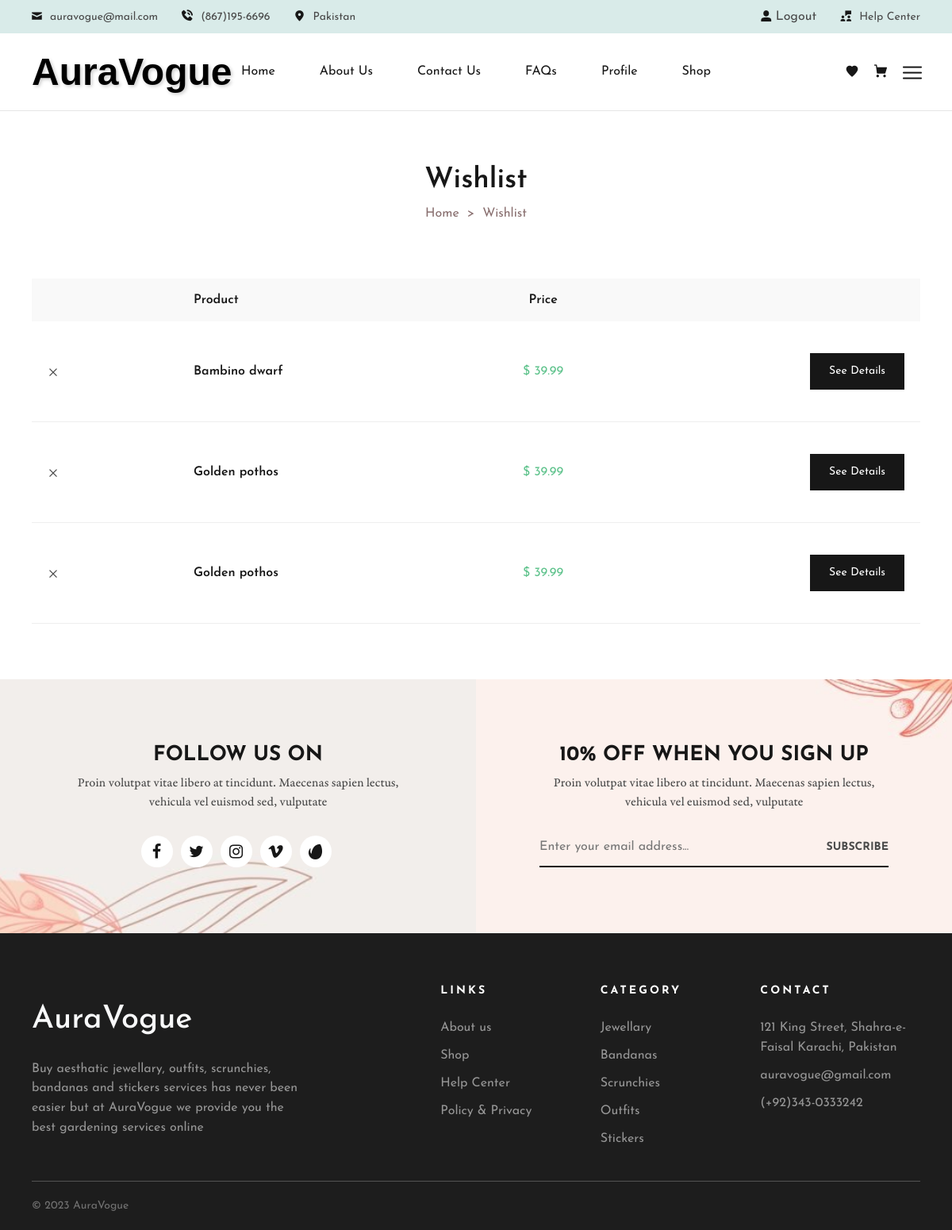
Page /wishlist.php (signed in) on the committed database.
### tables this page shows
CREATE TABLE `products` (
  `productID` int(11) NOT NULL,
  `productName` varchar(225) DEFAULT NULL,
  `productDescription` varchar(225) DEFAULT NULL,
  `productPrice` varchar(225) DEFAULT NULL,
  `productImage` varchar(225) DEFAULT NULL,
  `productStock` varchar(255) NOT NULL,
  `categoryID` int(11) DEFAULT NULL
);

### wishlist.php (the view, shortened to what this page needs)
<?php
include("./components/header.php");
?>
<main>
    <div class="breadcrumb-section">
        <div class="container-fluid custom-container">
            <div class="breadcrumb-wrapper text-center">
                <h2 class="breadcrumb-wrapper__title">Wishlist</h2>
                <ul class="breadcrumb-wrapper__items justify-content-center">
                    <li><a href="index.html">Home</a></li>
                    <li><span>Wishlist</span></li>
                </ul>
            </div>
        </div>
    </div>
    <div class="wishlist-section section-padding-2">
        <div class="container-fluid custom-container">
            <div class="wishlist-table">
                <table class="table">
                    <thead>
                        <tr>
                            <th class="product-remove">&nbsp;</th>
                            <th class="product-thumbnail">&nbsp;</th>
                            <th class="product-name">Product</th>
                            <th class="product-price text-md-center">
                                Price
                            </th>
                            <th class="product-action text-md-end"></th>
                        </tr>
                    </thead>
                    <tbody>
                        <?php
                        if (isset($_SESSION['USER'])) {
                            $user = $_SESSION['USER'];
                            foreach ($user as $user) {
                                $userID = $user['userID'];
                            }
                        }
                        ?>
                        <?php
                        $query = $pdo->prepare("Select * from wishlist where customerID = :userId");
                        $query->bindParam("userId", $userID);
                        $query->execute();
                        $result = $query->fetchAll(PDO::FETCH_ASSOC);
                        foreach ($result as $row) {
                            $getWishlistProductId = $row['wishlistProductID'];
                            $query = $pdo->prepare("Select * from products where productID = :wishlistProductID");
                            $query->bindParam("wishlistProductID", $getWishlistProductId);
                            $query->execute();
                            $wishlistData = $query->fetchAll(PDO::FETCH_ASSOC);
                            foreach ($wishlistData as $data) {
                                ?>
                                <tr class="wishlist-item">
                                    <td class="product-remove">
                                        <a href="?removeFromWishlist=<?php echo $row['wishlistProductID'] ?>"
                                            class="remove">×</a>
                                    </td>
                                    <td class="product-image">
                                    </td>
                                    <td class="product-name">
                                        <a href="product-single.html">
                                            <?php echo $data['productName'] ?>
                                        </a>
                                    </td>
                                    <td class="product-price text-md-center" data-title="Price">
                                        <span>
                                            <ins>$
                                                <?php echo $data['productPrice'] ?>
                                            </ins>
                                        </span>
                                    </td>
                                    <td class="product-action text-md-end">
                                        <a href="product-single.php?id=<?php echo $data['productID'] ?>" class="wishlist-table__btn btn">
                                            See Details
                                        </a>
                                    </td>
                                </tr>
                                <?php
                            }
                        }
                        ?>
                    </tbody>
                </table>
            </div>
        </div>
    </div>
    <div class="newsletter-section">
        <div class="newsletter-left" style="background-image: url(assets/images/newsletter-bg-1.jpg)">
            <div class="newsletter-wrapper text-center">
                <h4 class="newsletter-wrapper__title">Follow us on</h4>
                <p>
                    Proin volutpat vitae libero at tincidunt. Maecenas sapien
                    lectus, vehicula vel euismod sed, vulputate
                </p>
                <div class="newsletter-social">
                    <ul class="newsletter-social__list">
                        <li>
                            <a href="#" aria-label="facebook">
                                <i class="lastudioicon-b-facebook"></i>
                            </a>
                        </li>
                        <li>
                            <a href="#" aria-label="twitter">
                                <i class="lastudioicon-b-twitter"></i>
                            </a>
                        </li>
                        <li>
                            <a href="#" aria-label="instagram">
                                <i class="lastudioicon-b-instagram"></i>
                            </a>
                        </li>
                        <li>
                            <a href="#" aria-label="vimeo">
                                <i class="lastudioicon-b-vimeo"></i>
                            </a>
                        </li>
                        <li>
                            <a href="#" aria-label="envato">
                                <i class="lastudioicon-envato"></i>
                            </a>
                        </li>
                    </ul>
                </div>
            </div>
        </div>
        <div class="newsletter-right" style="background-image: url(assets/images/newsletter-bg-2.jpg)">
            <div class="newsletter-wrapper text-center">
                <h4 class="newsletter-wrapper__title">10% off when you sign up</h4>
                <p>
                    Proin volutpat vitae libero at tincidunt. Maecenas sapien
                    lectus, vehicula vel euismod sed, vulputate
                </p>
                <form action="#">
                    <div class="newsletter-form-style-1">
                        <input type="text" placeholder="Enter your email address..." />
                        <button>Subscribe</button>
                    </div>
                </form>
            </div>
        </div>
    </div>
</main>
<?php
include("./components/footer.php");
?>

### rows in the picture
products: productName "Bambino dwarf", productPrice "39.99"
products: productName "Golden pothos", productPrice "39.99"
